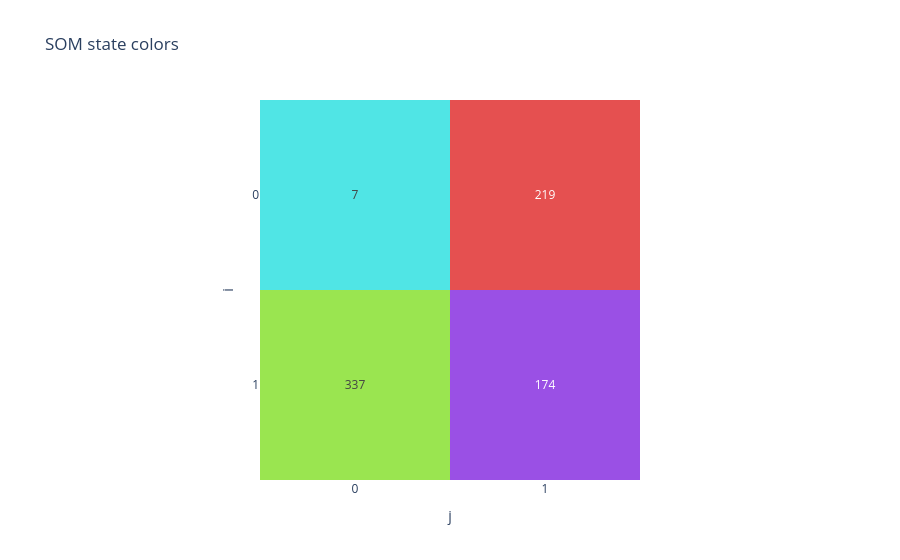

Here is the notebook cell this chart was saved with:
### Code cell
state_colors_plot = kairo.plot_som_colors(features_and_clusters, color_mapping)
state_colors_plot.show()

### Figure 1 — Plotly figure (JSON) as saved in the notebook; plotly's stock layout.template omitted (floating-point values rounded to 4 significant figures)
{"data": [{"coloraxis": "coloraxis", "hovertemplate": "State (%{y}, %{x})<br>%{text} windows<extra></extra>", "name": "0", "text": [["7", "219"], ["337", "174"]], "texttemplate": "%{text}", "type": "heatmap", "xaxis": "x", "yaxis": "y", "z": [[0.0, 1.0], [2.0, 3.0]]}], "layout": {"coloraxis": {"colorscale": [[0, "#50e5e5"], [0.3333, "#e55050"], [0.6667, "#9ae550"], [1, "#9a50e5"]], "showscale": false}, "title": {"text": "SOM state colors"}, "xaxis": {"anchor": "y", "constrain": "domain", "domain": [0, 1], "dtick": 1, "scaleanchor": "y", "title": {"text": "j"}}, "yaxis": {"anchor": "x", "autorange": "reversed", "constrain": "domain", "domain": [0, 1], "dtick": 1, "title": {"text": "i"}}}}
